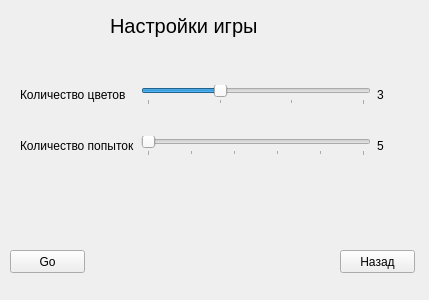
<?xml version="1.0" encoding="UTF-8"?>
<ui version="4.0">
 <class>ColorSett</class>
 <widget class="QWidget" name="ColorSett">
  <property name="geometry">
   <rect>
    <x>0</x>
    <y>0</y>
    <width>429</width>
    <height>300</height>
   </rect>
  </property>
  <property name="windowTitle">
   <string>Form</string>
  </property>
  <widget class="QLabel" name="label_8">
   <property name="geometry">
    <rect>
     <x>110</x>
     <y>10</y>
     <width>161</width>
     <height>31</height>
    </rect>
   </property>
   <property name="font">
    <font>
     <pointsize>15</pointsize>
    </font>
   </property>
   <property name="text">
    <string>Настройки игры</string>
   </property>
  </widget>
  <widget class="QPushButton" name="start">
   <property name="geometry">
    <rect>
     <x>10</x>
     <y>250</y>
     <width>75</width>
     <height>23</height>
    </rect>
   </property>
   <property name="text">
    <string>Go</string>
   </property>
  </widget>
  <widget class="QPushButton" name="back">
   <property name="geometry">
    <rect>
     <x>340</x>
     <y>250</y>
     <width>75</width>
     <height>23</height>
    </rect>
   </property>
   <property name="text">
    <string>Назад</string>
   </property>
  </widget>
  <widget class="QWidget" name="layoutWidget">
   <property name="geometry">
    <rect>
     <x>20</x>
     <y>60</y>
     <width>413</width>
     <height>121</height>
    </rect>
   </property>
   <layout class="QGridLayout" name="gridLayout">
    <item row="1" column="1">
     <widget class="QSlider" name="games">
      <property name="sizePolicy">
       <sizepolicy hsizetype="Fixed" vsizetype="Fixed">
        <horstretch>0</horstretch>
        <verstretch>0</verstretch>
       </sizepolicy>
      </property>
      <property name="minimumSize">
       <size>
        <width>230</width>
        <height>0</height>
       </size>
      </property>
      <property name="minimum">
       <number>5</number>
      </property>
      <property name="maximum">
       <number>30</number>
      </property>
      <property name="singleStep">
       <number>5</number>
      </property>
      <property name="pageStep">
       <number>5</number>
      </property>
      <property name="value">
       <number>5</number>
      </property>
      <property name="orientation">
       <enum>Qt::Horizontal</enum>
      </property>
      <property name="tickPosition">
       <enum>QSlider::TicksBelow</enum>
      </property>
      <property name="tickInterval">
       <number>5</number>
      </property>
     </widget>
    </item>
    <item row="1" column="0">
     <widget class="QLabel" name="label_2">
      <property name="text">
       <string>Количество попыток</string>
      </property>
     </widget>
    </item>
    <item row="0" column="0">
     <widget class="QLabel" name="label">
      <property name="text">
       <string>Количество цветов</string>
      </property>
     </widget>
    </item>
    <item row="0" column="1">
     <widget class="QSlider" name="colors">
      <property name="sizePolicy">
       <sizepolicy hsizetype="Fixed" vsizetype="Fixed">
        <horstretch>0</horstretch>
        <verstretch>0</verstretch>
       </sizepolicy>
      </property>
      <property name="minimumSize">
       <size>
        <width>230</width>
        <height>0</height>
       </size>
      </property>
      <property name="minimum">
       <number>2</number>
      </property>
      <property name="maximum">
       <number>5</number>
      </property>
      <property name="pageStep">
       <number>4</number>
      </property>
      <property name="value">
       <number>3</number>
      </property>
      <property name="sliderPosition">
       <number>3</number>
      </property>
      <property name="tracking">
       <bool>true</bool>
      </property>
      <property name="orientation">
       <enum>Qt::Horizontal</enum>
      </property>
      <property name="tickPosition">
       <enum>QSlider::TicksBelow</enum>
      </property>
      <property name="tickInterval">
       <number>1</number>
      </property>
     </widget>
    </item>
    <item row="1" column="2">
     <widget class="QLabel" name="gamesv">
      <property name="sizePolicy">
       <sizepolicy hsizetype="Expanding" vsizetype="Preferred">
        <horstretch>0</horstretch>
        <verstretch>0</verstretch>
       </sizepolicy>
      </property>
      <property name="text">
       <string>5</string>
      </property>
     </widget>
    </item>
    <item row="0" column="2">
     <widget class="QLabel" name="colorsv">
      <property name="sizePolicy">
       <sizepolicy hsizetype="Expanding" vsizetype="Preferred">
        <horstretch>0</horstretch>
        <verstretch>0</verstretch>
       </sizepolicy>
      </property>
      <property name="text">
       <string>3       </string>
      </property>
     </widget>
    </item>
   </layout>
  </widget>
 </widget>
 <resources/>
 <connections/>
</ui>
